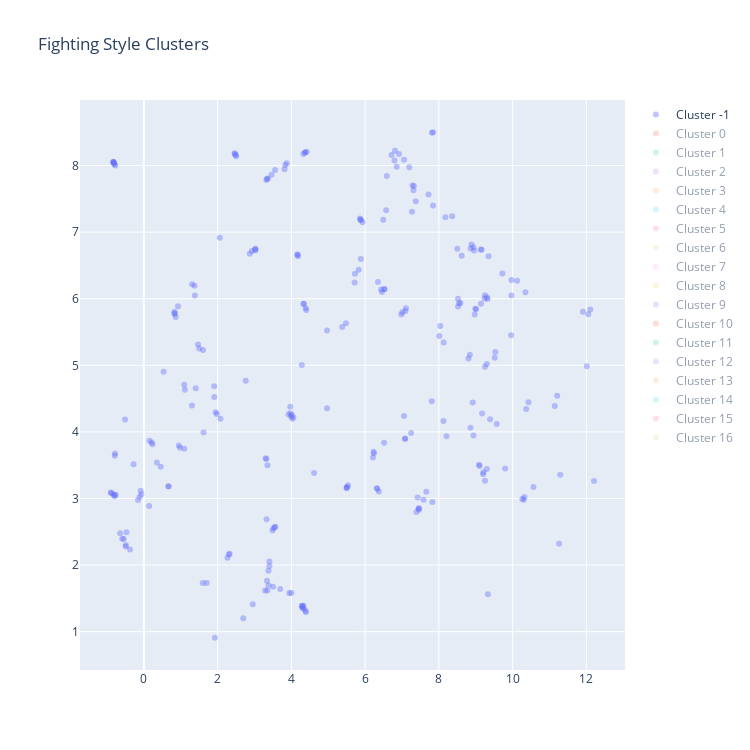

The notebook cell saved with this chart:
### Code cell
from scripts.cluster import ClusterAnalysis

ca = ClusterAnalysis(fighter_df_clean.loc[fighter_df_clean['weight_class'] == 'Featherweight'], n_neighbors=4, min_cluster_size=10, min_dist=0.07, metric='euclidean', cluster_dims=style_dims)
ca.run()

### Figure 1 — Plotly figure (JSON) as saved in the notebook; plotly's stock layout.template omitted (floating-point values rounded to 4 significant figures; data arrays with more than 128 entries replaced by an {"elided": "..."} marker saying what was removed)
{"data": [{"hovertext": {"elided": "268 str values"}, "marker": {"opacity": 0.4, "size": 6}, "mode": "markers", "name": "Cluster -1", "text": {"elided": "268 str values"}, "textfont": {"color": "black", "size": 10}, "textposition": "top center", "type": "scatter", "visible": true, "x": {"elided": "268 float values"}, "y": {"elided": "268 float values"}}, {"hovertext": ["Bryce Mitchell", "Damon Jackson", "Damon Jackson", "Pat Sabatini", "Damon Jackson", "Brian Kelleher", "Pat Sabatini", "Ilia Topuria", "Bryce Mitchell", "Herbert Burns", "TJ Brown", "Nad Narimani", "Zabit Magomedsharipov", "Mirsad Bektic", "Mirsad Bektic", "Enrique Barzola", "Damon Jackson", "Pat Sabatini", "Jonathan Pearce", "Bryce Mitchell", "Pat Sabatini", "Darrick Minner", "Ilia Topuria", "Chase Hooper", "Movsar Evloev", "Jordan Rinaldi", "Jeremy Kennedy", "Jeremy Kennedy", "Jeremy Kennedy", "Ryan Hall", "Tatsuya Kawajiri", "Makwan Amirkhani", "Tatsuya Kawajiri", "Brian Ortega", "Mirsad Bektic"], "marker": {"opacity": 0.4, "size": 6}, "mode": "markers", "name": "Cluster 0", "text": ["Bryce Mitchell", "Damon Jackson", "Damon Jackson", "Pat Sabatini", "Damon Jackson", "Brian Kelleher", "Pat Sabatini", "Ilia Topuria", "Bryce Mitchell", "Herbert Burns", "TJ Brown", "Nad Narimani", "Zabit Magomedsharipov", "Mirsad Bektic", "Mirsad Bektic", "Enrique Barzola", "Damon Jackson", "Pat Sabatini", "Jonathan Pearce", "Bryce Mitchell", "Pat Sabatini", "Darrick Minner", "Ilia Topuria", "Chase Hooper", "Movsar Evloev", "Jordan Rinaldi", "Jeremy Kennedy", "Jeremy Kennedy", "Jeremy Kennedy", "Ryan Hall", "Tatsuya Kawajiri", "Makwan Amirkhani", "Tatsuya Kawajiri", "Brian Ortega", "Mirsad Bektic"], "textfont": {"color": "black", "size": 10}, "textposition": "top center", "type": "scatter", "visible": "legendonly", "x": [12.36, 12.55, 12.51, 12.47, 12.51, 12.66, 12.67, 11.95, 12.21, 11.85, 12.43, 12.39, 12.3, 12.34, 12.28, 12.35, 12.54, 12.2, 12.38, 12.3, 12.67, 12.29, 11.45, 12.17, 12.62, 12.67, 12.69, 12.75, 12.71, 11.85, 12.65, 12.06, 12.62, 11.96, 12.26], "y": [3.598, 4.881, 4.898, 4.404, 4.917, 4.605, 4.535, 4.593, 4.177, 4.113, 3.552, 4.089, 4.609, 3.519, 3.416, 3.527, 4.856, 4.383, 4.069, 4.089, 4.464, 4.292, 4.452, 4.099, 3.739, 4.579, 3.957, 3.987, 3.94, 4.215, 4.585, 4.074, 4.284, 4.048, 3.449]}, {"hovertext": ["Sean Woodson", "Sean Woodson", "Max Holloway", "Max Holloway", "Sodiq Yusuff", "Max Holloway", "Martin Bravo", "Dooho Choi", "Dooho Choi", "Makwan Amirkhani", "Justin Jaynes", "Martin Bravo"], "marker": {"opacity": 0.4, "size": 6}, "mode": "markers", "name": "Cluster 1", "text": ["Sean Woodson", "Sean Woodson", "Max Holloway", "Max Holloway", "Sodiq Yusuff", "Max Holloway", "Martin Bravo", "Dooho Choi", "Dooho Choi", "Makwan Amirkhani", "Justin Jaynes", "Martin Bravo"], "textfont": {"color": "black", "size": 10}, "textposition": "top center", "type": "scatter", "visible": "legendonly", "x": [1.913, 1.353, 1.193, 1.134, 1.347, 1.138, 1.097, 1.118, 1.095, 1.098, 1.111, 1.102], "y": [0.8882, 0.7875, 0.7328, 0.6902, 0.7083, 0.681, 0.6715, 0.6482, 0.6235, 0.6146, 0.6555, 0.6669]}, {"hovertext": ["Charles Jourdain", "Bill Algeo", "Bill Algeo", "Sean Woodson", "Shane Young", "David Onama", "Billy Quarantillo", "Bill Algeo", "Bill Algeo", "Kurt Holobaugh"], "marker": {"opacity": 0.4, "size": 6}, "mode": "markers", "name": "Cluster 2", "text": ["Charles Jourdain", "Bill Algeo", "Bill Algeo", "Sean Woodson", "Shane Young", "David Onama", "Billy Quarantillo", "Bill Algeo", "Bill Algeo", "Kurt Holobaugh"], "textfont": {"color": "black", "size": 10}, "textposition": "top center", "type": "scatter", "visible": "legendonly", "x": [1.976, 2.253, 2.247, 2.122, 2.444, 2.501, 2.446, 2.318, 2.437, 2.51], "y": [0.8582, 0.8311, 0.8234, 0.9242, 1.041, 1.054, 0.9758, 0.8802, 0.9928, 1.061]}, {"hovertext": ["Darren Elkins", "Jonathan Pearce", "Darren Elkins", "Jared Gordon", "Ricky Simon", "Movsar Evloev", "Jared Gordon", "Grant Dawson", "Zabit Magomedsharipov", "Enrique Barzola", "Zabit Magomedsharipov", "Enrique Barzola", "Frankie Edgar", "Frankie Edgar", "Alexander Volkanovski", "Myles Jury", "Dennis Bermudez", "Frankie Edgar", "Clay Guida", "Dennis Bermudez", "Thiago Tavares", "Mark Eddiva", "Frankie Edgar", "Movsar Evloev", "Nik Lentz", "Kron Gracie", "Mirsad Bektic", "Grant Dawson", "Nad Narimani", "Zabit Magomedsharipov", "Alexander Volkanovski", "Alexander Volkanovski", "Mirsad Bektic", "Enrique Barzola", "Mizuto Hirota", "Enrique Barzola", "Frankie Edgar", "Thiago Tavares", "Clay Guida", "Thiago Tavares", "Damon Jackson", "Dennis Siver"], "marker": {"opacity": 0.4, "size": 6}, "mode": "markers", "name": "Cluster 3", "text": ["Darren Elkins", "Jonathan Pearce", "Darren Elkins", "Jared Gordon", "Ricky Simon", "Movsar Evloev", "Jared Gordon", "Grant Dawson", "Zabit Magomedsharipov", "Enrique Barzola", "Zabit Magomedsharipov", "Enrique Barzola", "Frankie Edgar", "Frankie Edgar", "Alexander Volkanovski", "Myles Jury", "Dennis Bermudez", "Frankie Edgar", "Clay Guida", "Dennis Bermudez", "Thiago Tavares", "Mark Eddiva", "Frankie Edgar", "Movsar Evloev", "Nik Lentz", "Kron Gracie", "Mirsad Bektic", "Grant Dawson", "Nad Narimani", "Zabit Magomedsharipov", "Alexander Volkanovski", "Alexander Volkanovski", "Mirsad Bektic", "Enrique Barzola", "Mizuto Hirota", "Enrique Barzola", "Frankie Edgar", "Thiago Tavares", "Clay Guida", "Thiago Tavares", "Damon Jackson", "Dennis Siver"], "textfont": {"color": "black", "size": 10}, "textposition": "top center", "type": "scatter", "visible": "legendonly", "x": [9.841, 10.36, 9.751, 11.12, 10.27, 9.86, 9.989, 10.67, 9.875, 9.914, 9.932, 9.852, 9.479, 10.39, 10.09, 10.99, 9.642, 9.684, 10.12, 9.55, 10.97, 9.83, 10.91, 10.06, 9.569, 10.06, 11.08, 10.75, 10.17, 9.901, 9.581, 10.5, 10.94, 9.949, 10.09, 9.852, 9.551, 10.85, 10.1, 10.86, 9.923, 10.21], "y": [2.64, 2.215, 2.667, 2.187, 2.215, 2.546, 2.624, 2.017, 1.729, 1.817, 1.836, 1.717, 1.596, 2.285, 2.085, 2.36, 2.591, 1.746, 2.204, 2.566, 2.059, 2.272, 2.127, 2.374, 2.867, 2.189, 2.116, 1.997, 2.283, 1.782, 2.48, 2.058, 2.077, 1.852, 2.714, 1.85, 1.643, 2.039, 2.146, 2.039, 2.956, 2.88]}, {"hovertext": ["Daniel Pineda", "Jack Shore", "Ryan Hall", "Ryan Hall", "Ricardo Ramos", "Michael Trizano", "Ricardo Lamas", "Ricardo Lamas", "Cub Swanson", "Artem Lobov", "Hacran Dias", "Yair Rodriguez", "Jim Alers", "Dan Hooker", "Ricardo Lamas", "Clay Guida", "Alex Caceres", "Daniel Pineda", "Chris Fishgold", "Ryan Hall", "Jeremy Stephens", "Jeremy Stephens", "Jeremy Stephens", "Jeremy Stephens", "Noad Lahat", "Yaotzin Meza", "Ricardo Lamas"], "marker": {"opacity": 0.4, "size": 6}, "mode": "markers", "name": "Cluster 4", "text": ["Daniel Pineda", "Jack Shore", "Ryan Hall", "Ryan Hall", "Ricardo Ramos", "Michael Trizano", "Ricardo Lamas", "Ricardo Lamas", "Cub Swanson", "Artem Lobov", "Hacran Dias", "Yair Rodriguez", "Jim Alers", "Dan Hooker", "Ricardo Lamas", "Clay Guida", "Alex Caceres", "Daniel Pineda", "Chris Fishgold", "Ryan Hall", "Jeremy Stephens", "Jeremy Stephens", "Jeremy Stephens", "Jeremy Stephens", "Noad Lahat", "Yaotzin Meza", "Ricardo Lamas"], "textfont": {"color": "black", "size": 10}, "textposition": "top center", "type": "scatter", "visible": "legendonly", "x": [7.774, 7.025, 8.688, 8.686, 7.221, 8.052, 7.186, 7.568, 7.179, 7.288, 6.986, 8.19, 7.199, 7.881, 7.71, 7.862, 7.227, 7.887, 8.177, 8.333, 7.261, 7.441, 7.147, 8.899, 8.51, 8.874, 8.036], "y": [5.001, 5.051, 4.88, 4.872, 4.777, 5.625, 4.497, 4.832, 5.197, 4.769, 5.039, 5.148, 4.744, 4.554, 4.89, 4.613, 5.176, 5.086, 5.055, 5.047, 4.969, 4.916, 5.115, 4.503, 4.869, 4.737, 5.059]}, {"hovertext": ["Chase Hooper", "Makwan Amirkhani", "Shayilan Nuerdanbieke", "Chas Skelly", "Shayilan Nuerdanbieke", "Makwan Amirkhani", "Makwan Amirkhani", "Billy Quarantillo", "Makwan Amirkhani", "Bryce Mitchell", "Chas Skelly", "Luis Pena", "Chas Skelly", "Arnold Allen", "Zabit Magomedsharipov", "Gray Maynard", "Chas Skelly", "Arnold Allen", "Gray Maynard", "Dennis Bermudez", "Gray Maynard", "Arnold Allen", "Noad Lahat", "Charles Rosa", "Tatsuya Kawajiri", "Robert Whiteford", "Hacran Dias", "Hatsu Hioki", "Chas Skelly", "Andy Ogle", "Mirsad Bektic", "Shayilan Nuerdanbieke", "Makwan Amirkhani", "Kevin Croom", "Youssef Zalal", "Youssef Zalal", "Daniel Pineda", "Makwan Amirkhani", "Manny Bermudez", "Bobby Moffett", "Myles Jury", "Makwan Amirkhani", "Makwan Amirkhani", "Russell Doane", "Hacran Dias", "Chas Skelly", "Yaotzin Meza", "Diego Rivas", "Chas Skelly"], "marker": {"opacity": 0.4, "size": 6}, "mode": "markers", "name": "Cluster 5", "text": ["Chase Hooper", "Makwan Amirkhani", "Shayilan Nuerdanbieke", "Chas Skelly", "Shayilan Nuerdanbieke", "Makwan Amirkhani", "Makwan Amirkhani", "Billy Quarantillo", "Makwan Amirkhani", "Bryce Mitchell", "Chas Skelly", "Luis Pena", "Chas Skelly", "Arnold Allen", "Zabit Magomedsharipov", "Gray Maynard", "Chas Skelly", "Arnold Allen", "Gray Maynard", "Dennis Bermudez", "Gray Maynard", "Arnold Allen", "Noad Lahat", "Charles Rosa", "Tatsuya Kawajiri", "Robert Whiteford", "Hacran Dias", "Hatsu Hioki", "Chas Skelly", "Andy Ogle", "Mirsad Bektic", "Shayilan Nuerdanbieke", "Makwan Amirkhani", "Kevin Croom", "Youssef Zalal", "Youssef Zalal", "Daniel Pineda", "Makwan Amirkhani", "Manny Bermudez", "Bobby Moffett", "Myles Jury", "Makwan Amirkhani", "Makwan Amirkhani", "Russell Doane", "Hacran Dias", "Chas Skelly", "Yaotzin Meza", "Diego Rivas", "Chas Skelly"], "textfont": {"color": "black", "size": 10}, "textposition": "top center", "type": "scatter", "visible": "legendonly", "x": [10.74, 10.37, 10.89, 11.15, 10.61, 10.23, 10.01, 11.47, 9.994, 11.16, 11.13, 11.19, 11.14, 10.71, 11.21, 10.08, 11.15, 9.948, 10.31, 10.57, 10.17, 9.918, 10.85, 11.08, 10.44, 10.82, 10.76, 10.89, 11.67, 11.11, 10.39, 11.01, 10.34, 10.93, 11.04, 10.96, 11.03, 10.03, 11.14, 11.19, 10.15, 11.72, 11.69, 11.05, 10.66, 11.51, 11.16, 11.67, 11.36], "y": [6.113, 5.033, 5.015, 5.176, 4.916, 5.005, 5.042, 5.844, 5.319, 6.059, 5.059, 5.643, 5.091, 5.799, 5.643, 4.826, 5.107, 5.192, 4.663, 5.641, 4.845, 5.342, 6.07, 5.084, 5.041, 5.386, 5.7, 5.522, 5.731, 5.006, 4.543, 5.091, 5.03, 5.078, 6.049, 5.991, 5.805, 5.246, 6.007, 6.058, 4.291, 5.778, 5.743, 5.8, 5.82, 5.795, 6.132, 5.766, 5.656]}, {"hovertext": ["Lerone Murphy", "Youssef Zalal", "Youssef Zalal", "Cody Stamann", "Dennis Bermudez", "Dennis Bermudez", "Enrique Barzola", "Darren Elkins", "Darren Elkins", "Yair Rodriguez", "Nik Lentz", "Jonathan Pearce", "Bill Algeo", "Umar Nurmagomedov", "Darren Elkins", "TJ Brown", "Tristan Connelly", "Youssef Zalal", "Sam Sicilia", "Andre Fili", "Levan Makashvili", "Sam Sicilia", "Andre Fili", "Yaotzin Meza", "Levan Makashvili", "Urijah Faber", "Andre Fili"], "marker": {"opacity": 0.4, "size": 6}, "mode": "markers", "name": "Cluster 6", "text": ["Lerone Murphy", "Youssef Zalal", "Youssef Zalal", "Cody Stamann", "Dennis Bermudez", "Dennis Bermudez", "Enrique Barzola", "Darren Elkins", "Darren Elkins", "Yair Rodriguez", "Nik Lentz", "Jonathan Pearce", "Bill Algeo", "Umar Nurmagomedov", "Darren Elkins", "TJ Brown", "Tristan Connelly", "Youssef Zalal", "Sam Sicilia", "Andre Fili", "Levan Makashvili", "Sam Sicilia", "Andre Fili", "Yaotzin Meza", "Levan Makashvili", "Urijah Faber", "Andre Fili"], "textfont": {"color": "black", "size": 10}, "textposition": "top center", "type": "scatter", "visible": "legendonly", "x": [11.21, 10.96, 10.71, 9.835, 10.74, 11.01, 9.984, 10.76, 10.67, 9.837, 10.64, 10.77, 10.51, 11.03, 9.82, 9.935, 10.59, 11.01, 10.89, 9.903, 10.16, 11.07, 10.53, 11.06, 10.06, 9.844, 10.29], "y": [3.383, 3.751, 4.086, 3.948, 3.741, 3.783, 3.761, 3.63, 3.719, 4.063, 3.721, 3.518, 3.808, 3.692, 3.724, 3.585, 3.769, 3.73, 3.324, 3.597, 4.001, 3.422, 3.836, 3.712, 3.919, 4.047, 3.75]}, {"hovertext": ["Dan Ige", "TJ Brown", "Andre Fili", "Chase Hooper", "Andre Fili", "Hakeem Dawodu", "Charles Rosa", "Austin Lingo", "Andre Fili", "Song Yadong", "Dan Ige", "Ricky Glenn", "Chan Sung Jung", "Rolando Dy", "Jason Knight", "Jeremy Stephens", "Gabriel Benitez", "Brian Ortega", "Gabriel Benitez", "Mizuto Hirota", "Tucker Lutz", "Tristan Connelly", "Michael Trizano", "Michael Trizano", "Eduardo Garagorri", "Eduardo Garagorri", "Arnold Allen", "Sheymon Moraes", "Bobby Moffett", "Sheymon Moraes", "Kyle Bochniak", "Brandon Davis", "Gabriel Benitez", "Jason Knight", "Jason Knight", "Phillipe Nover", "Chan Sung Jung", "Jason Knight", "Anthony Pettis", "Andre Fili", "Phillipe Nover", "Rony Jason", "Masio Fullen", "Masio Fullen", "Cole Miller"], "marker": {"opacity": 0.4, "size": 6}, "mode": "markers", "name": "Cluster 7", "text": ["Dan Ige", "TJ Brown", "Andre Fili", "Chase Hooper", "Andre Fili", "Hakeem Dawodu", "Charles Rosa", "Austin Lingo", "Andre Fili", "Song Yadong", "Dan Ige", "Ricky Glenn", "Chan Sung Jung", "Rolando Dy", "Jason Knight", "Jeremy Stephens", "Gabriel Benitez", "Brian Ortega", "Gabriel Benitez", "Mizuto Hirota", "Tucker Lutz", "Tristan Connelly", "Michael Trizano", "Michael Trizano", "Eduardo Garagorri", "Eduardo Garagorri", "Arnold Allen", "Sheymon Moraes", "Bobby Moffett", "Sheymon Moraes", "Kyle Bochniak", "Brandon Davis", "Gabriel Benitez", "Jason Knight", "Jason Knight", "Phillipe Nover", "Chan Sung Jung", "Jason Knight", "Anthony Pettis", "Andre Fili", "Phillipe Nover", "Rony Jason", "Masio Fullen", "Masio Fullen", "Cole Miller"], "textfont": {"color": "black", "size": 10}, "textposition": "top center", "type": "scatter", "visible": "legendonly", "x": [6.497, 7.282, 6.668, 6.845, 6.744, 6.842, 7.168, 7.169, 6.773, 6.96, 8.244, 7.739, 7.588, 8.097, 7.159, 7.654, 7.86, 7.52, 7.958, 6.788, 6.822, 8.507, 7.918, 8.059, 7.879, 7.862, 7.649, 6.322, 7.141, 6.208, 7.459, 7.688, 6.427, 7.277, 7.286, 7.417, 7.651, 7.298, 6.798, 6.82, 8.217, 6.929, 7.949, 7.831, 7.131], "y": [6.931, 7.02, 6.929, 6.351, 6.86, 6.729, 6.558, 6.679, 6.909, 6.737, 6.252, 6.578, 6.179, 6.348, 6.739, 6.513, 6.766, 6.262, 6.86, 6.761, 6.504, 6.44, 6.686, 6.547, 6.611, 6.64, 6.159, 6.648, 6.021, 6.842, 6.097, 6.568, 7.123, 6.777, 6.735, 6.089, 6.202, 6.65, 6.961, 6.298, 6.211, 6.437, 6.254, 6.25, 6.477]}, {"hovertext": ["Ode Osbourne", "Darrick Minner", "Jordan Griffin", "SeungWoo Choi", "Arnold Allen", "Mads Burnell", "Teruto Ishihara", "Godofredo Pepey", "Phillipe Nover", "Lucas Alexander", "Felipe Colares", "Darrick Minner", "Austin Lingo", "SeungWoo Choi", "Sheymon Moraes", "Godofredo Pepey", "Dooho Choi", "Jason Knight", "Sean Soriano"], "marker": {"opacity": 0.4, "size": 6}, "mode": "markers", "name": "Cluster 8", "text": ["Ode Osbourne", "Darrick Minner", "Jordan Griffin", "SeungWoo Choi", "Arnold Allen", "Mads Burnell", "Teruto Ishihara", "Godofredo Pepey", "Phillipe Nover", "Lucas Alexander", "Felipe Colares", "Darrick Minner", "Austin Lingo", "SeungWoo Choi", "Sheymon Moraes", "Godofredo Pepey", "Dooho Choi", "Jason Knight", "Sean Soriano"], "textfont": {"color": "black", "size": 10}, "textposition": "top center", "type": "scatter", "visible": "legendonly", "x": [7.081, 7.199, 7.053, 7.026, 7.719, 7.4, 7.519, 7.148, 7.43, 7.476, 7.902, 7.229, 7.716, 7.06, 7.493, 7.183, 7.685, 7.248, 7.206], "y": [8.697, 8.839, 8.643, 8.522, 8.517, 8.75, 8.533, 8.762, 8.64, 8.615, 8.425, 8.827, 8.512, 8.659, 8.606, 8.71, 8.559, 8.74, 8.809]}, {"hovertext": ["Lerone Murphy", "Alex Caceres", "Charles Rosa", "Hunter Azure", "Bryce Mitchell", "Bryce Mitchell", "Felipe Arantes", "Andre Fili", "Yair Rodriguez", "Yair Rodriguez", "Gabriel Benitez", "Godofredo Pepey", "Charles Rosa", "Kamuela Kirk", "Sean Soriano", "Luis Saldana", "Peter Barrett", "Nate Landwehr", "Dennis Siver", "Jason Knight", "Godofredo Pepey", "Robert Peralta"], "marker": {"opacity": 0.4, "size": 6}, "mode": "markers", "name": "Cluster 9", "text": ["Lerone Murphy", "Alex Caceres", "Charles Rosa", "Hunter Azure", "Bryce Mitchell", "Bryce Mitchell", "Felipe Arantes", "Andre Fili", "Yair Rodriguez", "Yair Rodriguez", "Gabriel Benitez", "Godofredo Pepey", "Charles Rosa", "Kamuela Kirk", "Sean Soriano", "Luis Saldana", "Peter Barrett", "Nate Landwehr", "Dennis Siver", "Jason Knight", "Godofredo Pepey", "Robert Peralta"], "textfont": {"color": "black", "size": 10}, "textposition": "top center", "type": "scatter", "visible": "legendonly", "x": [8.478, 8.375, 7.867, 8.26, 7.783, 7.426, 7.596, 8.327, 8.233, 8.326, 7.988, 8.179, 8.078, 8.081, 8.157, 8.324, 7.066, 7.858, 8.234, 8.032, 8.062, 8.203], "y": [7.592, 7.708, 7.88, 7.746, 7.86, 7.941, 7.67, 7.769, 7.33, 7.673, 8.054, 7.853, 7.548, 8.081, 7.428, 7.815, 8.02, 7.995, 7.45, 7.705, 7.965, 7.375]}, {"hovertext": ["Alex Caceres", "Gabriel Benitez", "Chan Sung Jung", "Kevin Aguilar", "Ludovit Klein", "Andre Fili", "Alex Caceres", "Kevin Aguilar", "Andre Fili", "Kyle Bochniak", "Alex Caceres", "Andre Fili", "Darren Elkins", "Gilbert Melendez", "Jeremy Stephens", "Alex Caceres", "Andre Fili", "Julio Arce", "Calvin Kattar", "Alex Caceres", "Julio Arce", "Jason Knight", "Max Holloway", "Brian Ortega", "Kyle Bochniak", "Shane Burgos", "Shane Burgos", "Sam Sicilia", "Ricky Glenn", "Alex Caceres", "Cole Miller", "Max Holloway", "Renan Barao", "Max Holloway", "Renan Barao", "Renato Moicano", "Max Holloway", "Max Holloway", "Max Holloway", "Akira Corassani", "Austin Lingo", "Felipe Colares", "Bruno Souza", "Jonathan Martinez", "Collin Anglin", "Justin Jaynes", "Calvin Kattar", "Andre Fili", "Chan Sung Jung", "Max Holloway", "Vince Morales", "Calvin Kattar", "Chan Sung Jung", "Suman Mokhtarian", "Calvin Kattar", "Chan Sung Jung", "Kevin Aguilar", "Calvin Kattar", "Kevin Aguilar", "Kyle Bochniak", "Darren Elkins", "Austin Arnett", "Andre Fili", "Austin Arnett", "Godofredo Pepey", "Shane Burgos", "Dooho Choi", "Jose Aldo", "Ricky Glenn", "Mizuto Hirota", "Kyle Bochniak", "Alex White", "Dan Hooker", "Conor McGregor", "Dan Hooker", "Max Holloway"], "marker": {"opacity": 0.4, "size": 6}, "mode": "markers", "name": "Cluster 10", "text": ["Alex Caceres", "Gabriel Benitez", "Chan Sung Jung", "Kevin Aguilar", "Ludovit Klein", "Andre Fili", "Alex Caceres", "Kevin Aguilar", "Andre Fili", "Kyle Bochniak", "Alex Caceres", "Andre Fili", "Darren Elkins", "Gilbert Melendez", "Jeremy Stephens", "Alex Caceres", "Andre Fili", "Julio Arce", "Calvin Kattar", "Alex Caceres", "Julio Arce", "Jason Knight", "Max Holloway", "Brian Ortega", "Kyle Bochniak", "Shane Burgos", "Shane Burgos", "Sam Sicilia", "Ricky Glenn", "Alex Caceres", "Cole Miller", "Max Holloway", "Renan Barao", "Max Holloway", "Renan Barao", "Renato Moicano", "Max Holloway", "Max Holloway", "Max Holloway", "Akira Corassani", "Austin Lingo", "Felipe Colares", "Bruno Souza", "Jonathan Martinez", "Collin Anglin", "Justin Jaynes", "Calvin Kattar", "Andre Fili", "Chan Sung Jung", "Max Holloway", "Vince Morales", "Calvin Kattar", "Chan Sung Jung", "Suman Mokhtarian", "Calvin Kattar", "Chan Sung Jung", "Kevin Aguilar", "Calvin Kattar", "Kevin Aguilar", "Kyle Bochniak", "Darren Elkins", "Austin Arnett", "Andre Fili", "Austin Arnett", "Godofredo Pepey", "Shane Burgos", "Dooho Choi", "Jose Aldo", "Ricky Glenn", "Mizuto Hirota", "Kyle Bochniak", "Alex White", "Dan Hooker", "Conor McGregor", "Dan Hooker", "Max Holloway"], "textfont": {"color": "black", "size": 10}, "textposition": "top center", "type": "scatter", "visible": "legendonly", "x": [4.485, 1.54, 4.343, 4.088, 3.644, 2.315, 2.82, 2.822, 3.327, 2.207, 2.83, 3.331, 2.627, 3.988, 3.273, 2.769, 3.268, 3.656, 1.674, 4.233, 3.605, 2.024, 2.66, 2.774, 2.084, 2.215, 2.491, 4.228, 1.801, 4.172, 2.517, 3.702, 1.603, 4.108, 1.513, 3.418, 2.661, 2.675, 2.48, 1.87, 2.713, 2.555, 4.221, 3.422, 1.581, 2.69, 3.53, 3.361, 3.644, 1.675, 3.544, 1.648, 3.54, 1.896, 1.672, 3.508, 2.589, 1.689, 2.459, 2.779, 2.542, 1.564, 3.296, 2.001, 1.902, 2.398, 2.32, 2.902, 1.827, 2.661, 2.033, 2.473, 2.587, 2.131, 2.501, 2.735], "y": [5.237, 6.613, 5.698, 5.317, 5.338, 6.207, 6.629, 5.774, 5.465, 5.941, 6.291, 5.541, 6.069, 5.306, 5.454, 6.577, 5.742, 5.12, 5.471, 5.367, 5.014, 6.338, 4.805, 5.697, 5.768, 5.291, 5.329, 5.216, 6.769, 5.208, 5.99, 5.119, 6.418, 5.033, 6.486, 5.484, 4.823, 4.861, 4.866, 6.578, 5.86, 6.088, 5.442, 5.422, 6.373, 5.792, 5.531, 5.79, 5.79, 5.294, 5.437, 5.335, 5.721, 6.8, 5.447, 5.745, 4.743, 5.494, 4.602, 6.245, 6.166, 5.92, 5.611, 6.752, 6.491, 5.149, 6.409, 5.595, 6.572, 5.969, 5.699, 4.675, 6.163, 5.079, 6.115, 4.826]}, {"hovertext": ["Shane Young", "Sodiq Yusuff", "Lando Vannata", "Edson Barboza", "Edson Barboza", "Charles Jourdain", "Edson Barboza", "Charles Jourdain", "Shane Young", "Ricardo Lamas", "Jimmie Rivera", "Chris Gutierrez", "Yair Rodriguez", "Brandon Davis", "Yair Rodriguez", "Ricardo Lamas", "Daniel Teymur", "Cub Swanson", "Daniel Teymur", "Hakeem Dawodu", "Cub Swanson", "Hakeem Dawodu", "Ricardo Lamas", "Gabriel Benitez", "Tiago dos Santos e Silva", "Ricardo Lamas", "Cub Swanson", "Alexander Hernandez", "Luis Saldana", "Dan Hooker", "Yair Rodriguez", "Danny Chavez", "Charles Jourdain", "Marlon Vera", "Edson Barboza", "Charles Jourdain", "Renan Barao", "Matt Sayles", "Daniel Teymur", "Josh Emmett", "Artem Lobov", "Ricardo Lamas"], "marker": {"opacity": 0.4, "size": 6}, "mode": "markers", "name": "Cluster 11", "text": ["Shane Young", "Sodiq Yusuff", "Lando Vannata", "Edson Barboza", "Edson Barboza", "Charles Jourdain", "Edson Barboza", "Charles Jourdain", "Shane Young", "Ricardo Lamas", "Jimmie Rivera", "Chris Gutierrez", "Yair Rodriguez", "Brandon Davis", "Yair Rodriguez", "Ricardo Lamas", "Daniel Teymur", "Cub Swanson", "Daniel Teymur", "Hakeem Dawodu", "Cub Swanson", "Hakeem Dawodu", "Ricardo Lamas", "Gabriel Benitez", "Tiago dos Santos e Silva", "Ricardo Lamas", "Cub Swanson", "Alexander Hernandez", "Luis Saldana", "Dan Hooker", "Yair Rodriguez", "Danny Chavez", "Charles Jourdain", "Marlon Vera", "Edson Barboza", "Charles Jourdain", "Renan Barao", "Matt Sayles", "Daniel Teymur", "Josh Emmett", "Artem Lobov", "Ricardo Lamas"], "textfont": {"color": "black", "size": 10}, "textposition": "top center", "type": "scatter", "visible": "legendonly", "x": [2.033, 2.532, 1.502, 1.435, 1.217, 2.06, 2.2, 1.238, 0.6808, 3.054, 1.884, 2.499, 2.167, 2.094, 2.185, 3.118, 3.047, 1.478, 2.798, 2.339, 1.484, 2.446, 2.524, 1.73, 3.241, 2.476, 2.345, 0.9526, 1.526, 2.627, 2.473, 2.761, 1.114, 2.567, 2.232, 1.193, 2.143, 0.8405, 2.912, 2.059, 2.601, 2.457], "y": [3.806, 2.7, 3.137, 3.243, 3.023, 3.099, 3.616, 2.997, 3.14, 3.116, 3.596, 2.642, 3.48, 3.078, 3.495, 3.193, 3.155, 3.107, 3.018, 2.208, 3.271, 2.522, 2.635, 3.105, 2.875, 2.805, 3.152, 3.02, 3.097, 2.535, 3.076, 2.809, 2.965, 3.048, 3.415, 2.973, 4.013, 3.467, 3.12, 3.669, 2.725, 2.494]}, {"hovertext": ["Darren Elkins", "Enrique Barzola", "Martin Bravo", "Maximo Blanco", "Clay Collard", "Maximo Blanco", "Julian Erosa", "Tucker Lutz", "Brian Kelleher", "Steven Peterson", "Steven Peterson", "Steven Peterson", "Maximo Blanco"], "marker": {"opacity": 0.4, "size": 6}, "mode": "markers", "name": "Cluster 12", "text": ["Darren Elkins", "Enrique Barzola", "Martin Bravo", "Maximo Blanco", "Clay Collard", "Maximo Blanco", "Julian Erosa", "Tucker Lutz", "Brian Kelleher", "Steven Peterson", "Steven Peterson", "Steven Peterson", "Maximo Blanco"], "textfont": {"color": "black", "size": 10}, "textposition": "top center", "type": "scatter", "visible": "legendonly", "x": [0.6691, 0.5033, 0.7251, 0.6515, 0.7163, 0.6713, 0.3279, 0.8174, 0.7985, 0.7241, 0.9918, 0.6332, 0.6767], "y": [4.233, 4.663, 4.365, 4.235, 4.629, 4.245, 3.973, 4.073, 4.556, 4.461, 4.615, 4.291, 4.295]}, {"hovertext": ["Frankie Edgar", "Enrique Barzola", "Josh Emmett", "Josh Emmett", "Chad Mendes", "Dan Ige", "Josh Emmett", "Frankie Edgar", "Chad Mendes", "Chad Mendes", "Frankie Edgar", "Chad Mendes", "Dan Ige", "Josh Emmett", "Rolando Dy", "Chad Mendes"], "marker": {"opacity": 0.4, "size": 6}, "mode": "markers", "name": "Cluster 13", "text": ["Frankie Edgar", "Enrique Barzola", "Josh Emmett", "Josh Emmett", "Chad Mendes", "Dan Ige", "Josh Emmett", "Frankie Edgar", "Chad Mendes", "Chad Mendes", "Frankie Edgar", "Chad Mendes", "Dan Ige", "Josh Emmett", "Rolando Dy", "Chad Mendes"], "textfont": {"color": "black", "size": 10}, "textposition": "top center", "type": "scatter", "visible": "legendonly", "x": [3.567, 3.979, 4.57, 4.478, 4.031, 3.632, 4.118, 4.335, 3.993, 3.94, 4.283, 4.04, 3.64, 4.123, 4.017, 4.128], "y": [3.565, 3.469, 3.361, 3.415, 3.398, 3.581, 3.055, 3.149, 3.442, 3.544, 3.101, 3.389, 3.582, 3.087, 3.86, 3.314]}, {"hovertext": ["SeungWoo Choi", "Mike Grundy", "Alejandro Perez", "Arnold Allen", "Jamall Emmers", "Ricardo Ramos", "Darren Elkins", "Ricardo Ramos", "Julio Arce", "Jose Aldo", "Jose Aldo", "Jose Aldo", "Rony Jason", "SeungWoo Choi", "Arnold Allen", "Zubaira Tukhugov", "Omar Morales", "Mike Grundy", "Omar Morales", "Omar Morales", "Dan Ige", "Cody Stamann", "Gilbert Melendez"], "marker": {"opacity": 0.4, "size": 6}, "mode": "markers", "name": "Cluster 14", "text": ["SeungWoo Choi", "Mike Grundy", "Alejandro Perez", "Arnold Allen", "Jamall Emmers", "Ricardo Ramos", "Darren Elkins", "Ricardo Ramos", "Julio Arce", "Jose Aldo", "Jose Aldo", "Jose Aldo", "Rony Jason", "SeungWoo Choi", "Arnold Allen", "Zubaira Tukhugov", "Omar Morales", "Mike Grundy", "Omar Morales", "Omar Morales", "Dan Ige", "Cody Stamann", "Gilbert Melendez"], "textfont": {"color": "black", "size": 10}, "textposition": "top center", "type": "scatter", "visible": "legendonly", "x": [5.569, 5.687, 5.586, 5.206, 5.279, 5.613, 5.55, 5.554, 5.168, 5.228, 5.206, 5.173, 5.651, 5.414, 5.565, 5.577, 5.298, 5.631, 5.057, 5.187, 5.563, 6.063, 5.22], "y": [4.202, 3.358, 3.771, 4.033, 3.573, 3.774, 4.197, 3.812, 3.993, 4.028, 4.042, 4.067, 3.489, 4.131, 3.592, 3.399, 4.051, 3.301, 3.566, 3.63, 4.208, 3.468, 4.013]}, {"hovertext": ["Yair Rodriguez", "Alexander Volkanovski", "Cub Swanson", "Timur Valiev", "Hakeem Dawodu", "Shane Burgos", "Charles Rosa", "Hakeem Dawodu", "Renato Moicano", "Renato Moicano", "Jeremy Stephens", "Gavin Tucker", "Yair Rodriguez", "Melsik Baghdasaryan", "Hakeem Dawodu", "Cub Swanson", "Charles Rosa", "Hakeem Dawodu", "Chris Fishgold", "Renato Moicano", "Renato Moicano", "Jeremy Stephens", "Humberto Bandenay", "Cub Swanson", "Jeremy Stephens", "Renato Moicano", "Yair Rodriguez", "Renato Moicano", "Chris Gruetzemacher"], "marker": {"opacity": 0.4, "size": 6}, "mode": "markers", "name": "Cluster 15", "text": ["Yair Rodriguez", "Alexander Volkanovski", "Cub Swanson", "Timur Valiev", "Hakeem Dawodu", "Shane Burgos", "Charles Rosa", "Hakeem Dawodu", "Renato Moicano", "Renato Moicano", "Jeremy Stephens", "Gavin Tucker", "Yair Rodriguez", "Melsik Baghdasaryan", "Hakeem Dawodu", "Cub Swanson", "Charles Rosa", "Hakeem Dawodu", "Chris Fishgold", "Renato Moicano", "Renato Moicano", "Jeremy Stephens", "Humberto Bandenay", "Cub Swanson", "Jeremy Stephens", "Renato Moicano", "Yair Rodriguez", "Renato Moicano", "Chris Gruetzemacher"], "textfont": {"color": "black", "size": 10}, "textposition": "top center", "type": "scatter", "visible": "legendonly", "x": [-0.7635, 0.0283, -0.7435, 0.4261, 1.479, -0.7634, 0.2761, 0.6807, 0.5298, 0.4706, 0.9211, 1.109, 1.061, 1.471, 1.279, -0.6901, 0.3265, 1.451, 0.3029, 0.4723, 0.2984, 1.015, -0.1101, 0.04904, 0.8214, 0.5414, 1.136, 1.07, -0.4], "y": [3.627, 2.193, 3.073, 2.564, 1.791, 2.95, 2.507, 2.276, 2.197, 2.277, 1.985, 1.908, 1.916, 1.805, 1.918, 3.13, 2.636, 1.816, 2.596, 2.18, 2.175, 2.048, 2.237, 2.967, 2.017, 2.19, 1.934, 1.951, 2.692]}, {"hovertext": ["Steven Peterson", "Dooho Choi", "Calvin Kattar", "Brian Ortega", "Calvin Kattar", "Calvin Kattar", "Nate Landwehr", "Julian Erosa", "Nate Landwehr", "Brian Ortega", "Thomas Almeida", "Brian Kelleher", "Dooho Choi", "Marco Polo Reyes", "Jose Aldo", "Jose Aldo", "Shane Burgos", "Jose Aldo", "Calvin Kattar", "Josh Emmett", "Josh Emmett", "Brian Ortega", "Steven Peterson", "Julian Erosa", "Brian Kelleher", "Brian Kelleher", "Brian Ortega", "Steven Peterson", "Calvin Kattar", "Brian Ortega", "Brian Ortega"], "marker": {"opacity": 0.4, "size": 6}, "mode": "markers", "name": "Cluster 16", "text": ["Steven Peterson", "Dooho Choi", "Calvin Kattar", "Brian Ortega", "Calvin Kattar", "Calvin Kattar", "Nate Landwehr", "Julian Erosa", "Nate Landwehr", "Brian Ortega", "Thomas Almeida", "Brian Kelleher", "Dooho Choi", "Marco Polo Reyes", "Jose Aldo", "Jose Aldo", "Shane Burgos", "Jose Aldo", "Calvin Kattar", "Josh Emmett", "Josh Emmett", "Brian Ortega", "Steven Peterson", "Julian Erosa", "Brian Kelleher", "Brian Kelleher", "Brian Ortega", "Steven Peterson", "Calvin Kattar", "Brian Ortega", "Brian Ortega"], "textfont": {"color": "black", "size": 10}, "textposition": "top center", "type": "scatter", "visible": "legendonly", "x": [-0.7644, 0.2024, -0.6454, 0.2251, -0.816, -0.9058, -0.7419, -0.5377, -0.7241, -0.9068, 0.4965, 0.4316, 0.2616, -0.6502, -0.001961, -0.00755, -0.4847, -0.1017, -0.02097, -0.6058, -0.3885, 0.3064, -0.8922, -0.569, 0.5202, 0.2377, -0.4831, -0.8064, -0.497, -0.4996, -0.5838], "y": [4.454, 5.63, 5.003, 5.622, 4.819, 4.762, 4.448, 4.085, 4.468, 4.722, 5.301, 5.304, 5.617, 3.927, 5.48, 5.518, 4.095, 5.456, 5.094, 5.045, 5.031, 5.252, 4.717, 4.133, 5.325, 5.554, 5.108, 4.869, 4.893, 5.087, 5.082]}], "layout": {"height": 750, "showlegend": true, "title": {"text": "Fighting Style Clusters"}, "width": 750, "xaxis": {"autorange": true, "range": [-1.734, 13.05], "type": "linear"}, "yaxis": {"autorange": true, "range": [0.4243, 8.984], "type": "linear"}}}
